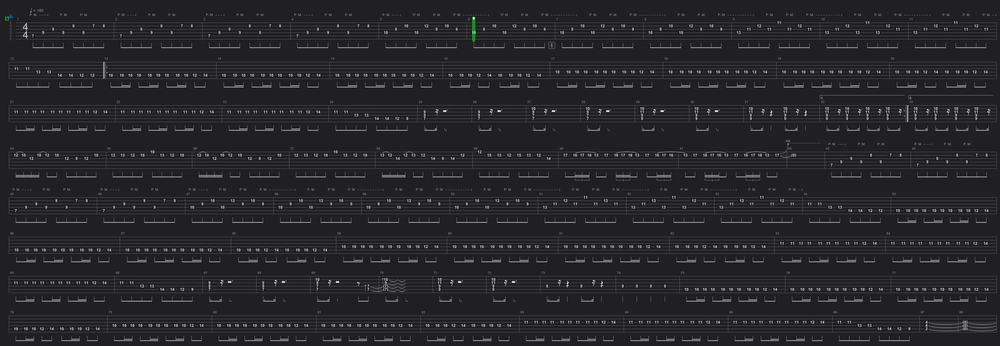
#> input picture examples/complex-tab.png, 1000 x 346 px, shrunk from 7252 x 2511 before the run
$ python -i tab_cv.py   (imports and definitions only)
#> lines starting #> are read from the running program, lines starting #| are printed output that depends on the picture; after the words box and inside, x2 and y2 are one past the last pixel; in counts of white or black regions, pixels touching at a corner belong together
from __future__ import annotations

"""Computer vision helpers for guitar tab extraction."""
from dataclasses import dataclass
from pathlib import Path
from typing import Iterable, Sequence

import cv2
import numpy as np


@dataclass
class BoundingBox:
    x: int
    y: int
    w: int
    h: int

    @property
    def x2(self) -> int:
        return self.x + self.w

    @property
    def y2(self) -> int:
        return self.y + self.h

    @property
    def center(self) -> tuple[float, float]:
        return (self.x + self.w / 2.0, self.y + self.h / 2.0)


@dataclass
class NoteCandidate:
    box: BoundingBox
    image: np.ndarray


# [11 lines left out: functions load_image, to_gray, not called in this run]


def normalize_contrast(gray: np.ndarray) -> np.ndarray:
    return cv2.normalize(gray, None, 0, 255, cv2.NORM_MINMAX)


def detect_tab_region(gray: np.ndarray) -> BoundingBox:
    inv = cv2.bitwise_not(gray)
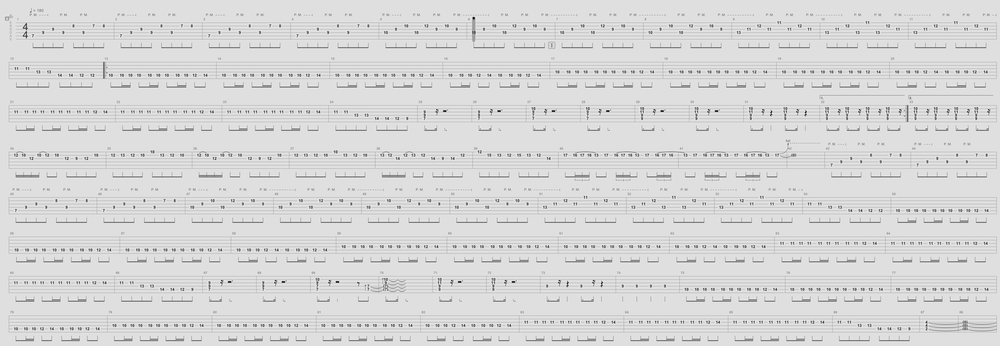
#> inv: shape (346, 1000); min 0, max 246, mean 216
    _, thresh = cv2.threshold(inv, 0, 255, cv2.THRESH_BINARY + cv2.THRESH_OTSU)
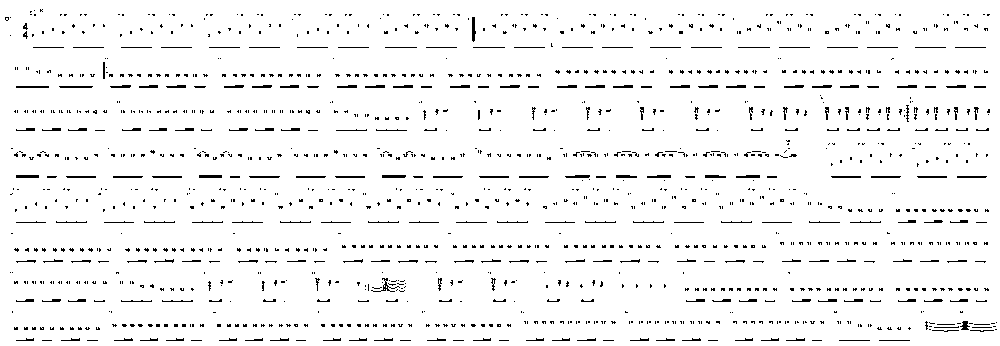
#> thresh: shape (346, 1000); 95.5% white; black in thin lines or dots
    kernel = cv2.getStructuringElement(cv2.MORPH_RECT, (25, 5))
    closed = cv2.morphologyEx(thresh, cv2.MORPH_CLOSE, kernel, iterations=2)
#> closed: shape (346, 1000); every value is 255
    contours, _ = cv2.findContours(closed, cv2.RETR_EXTERNAL, cv2.CHAIN_APPROX_SIMPLE)
#> contours = [[[0, 0], [0, 345], [999, 345], [999, 0]]]
    if not contours:
        h, w = gray.shape[:2]
        return BoundingBox(0, 0, w, h)
    contour = max(contours, key=cv2.contourArea)
#> contour = [[0, 0], [0, 345], [999, 345], [999, 0]]
    x, y, w, h = cv2.boundingRect(contour)
#> x = 0; y = 0; w = 1000; h = 346
    return BoundingBox(x, y, w, h)


# [77 lines left out: functions _cluster_indices, detect_string_positions, detect_measure_positions, detect_note_candidates, scale_to_columns, draw_boxes, not called in this run]

>>> import cv2
>>> picture = cv2.imread('../examples/complex-tab.png', cv2.IMREAD_GRAYSCALE)
>>> result = detect_tab_region(picture)

$ run again, on examples/sample-debug.png
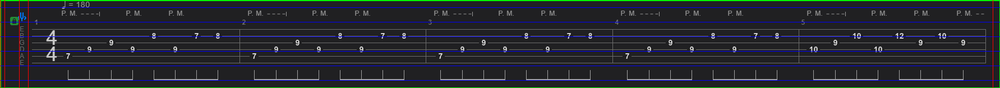
#> input picture examples/sample-debug.png, 1000 x 88 px, shrunk from 1783 x 157 before the run
#> in detect_tab_region, `inv = cv2.bitwise_not(gray)`:
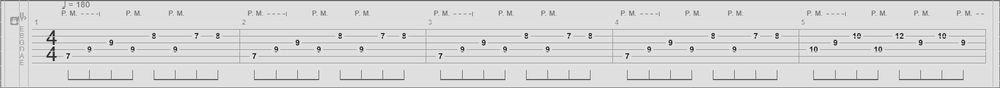
#> inv: shape (88, 1000); min 13, max 252, mean 214.8
#> in detect_tab_region, `_, thresh = cv2.threshold(inv, 0, 255, cv2.THRESH_BINARY + cv2.THRESH_..`:
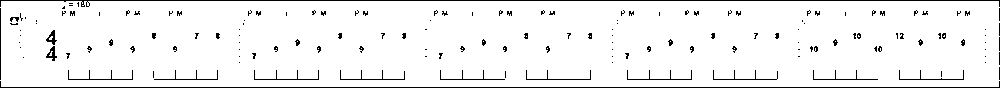
#> thresh: shape (88, 1000); 94.7% white; black in thin lines or dots
#> closed: shape (88, 1000); every value is 255
#> contours = [[[0, 0], [0, 87], [999, 87], [999, 0]]]
#> contour = [[0, 0], [0, 87], [999, 87], [999, 0]]
#> x = 0; w = 1000; h = 88

$ run again, on examples/scaled.png
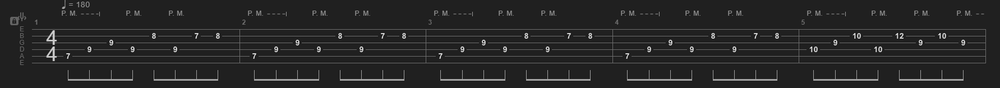
#> input picture examples/scaled.png, 1000 x 88 px, shrunk from 7132 x 628 before the run
#> picture is the input picture: shape (88, 1000); min 1, max 243, mean 38.7
#> in detect_tab_region, `inv = cv2.bitwise_not(gray)`:
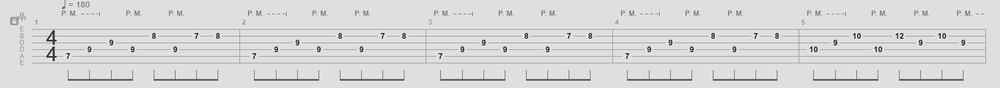
#> inv: shape (88, 1000); min 12, max 254, mean 216.3
#> in detect_tab_region, `_, thresh = cv2.threshold(inv, 0, 255, cv2.THRESH_BINARY + cv2.THRESH_..`:
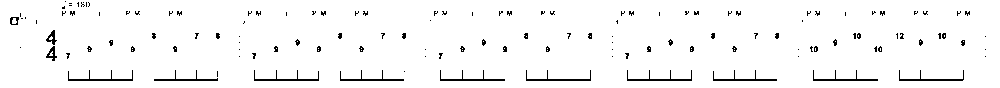
#> thresh: shape (88, 1000); 96.6% white; black in thin lines or dots, all inside (x1, y1, x2, y2) = (10, 1, 986, 81)
#> closed: shape (88, 1000); every value is 255
#> contours = [[[0, 0], [0, 87], [999, 87], [999, 0]]]
#> contour = [[0, 0], [0, 87], [999, 87], [999, 0]]
#> x = 0; w = 1000; h = 88
